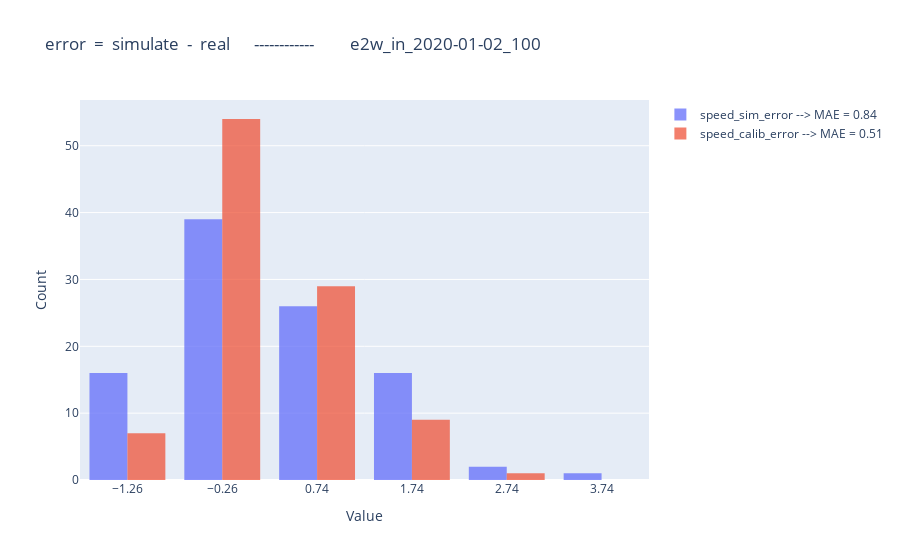

The notebook cell this image was saved under:
### Code cell
import plotly.graph_objects as go

fig = go.Figure()

xbins=dict(
        start=start,  # Bin start
        end=end,    # Bin end
        size=1    # Bin size (width of each bin)
    )
sim_MAE = round(abs(compare_df['speed_sim_error']).mean(),2)
calib_MAE = round(abs(compare_df['speed_calib_error']).mean(),2)
fig.add_trace(go.Histogram(x=compare_df['speed_sim_error'], name=f"speed_sim_error --> MAE = {sim_MAE}", opacity=0.75, xbins=xbins))
fig.add_trace(go.Histogram(x=compare_df['speed_calib_error'], name=f"speed_calib_error --> MAE = {calib_MAE}", opacity=0.75, xbins=xbins))

fig.update_layout(
    barmode='group',  # Use 'overlay' if you want stacked look
    xaxis_title='Value',
    yaxis_title='Count',
    title=f"error  =  simulate  -  real      ------------         {postfix}"
)

fig.show()
fig.write_html(f"diagram/hist_speed_error_{postfix}.html")

### Figure 1 — Plotly figure (JSON) as saved in the notebook; plotly's stock layout.template omitted (floating-point values rounded to 4 significant figures)
{"data": [{"name": "speed_sim_error --> MAE = 0.84", "opacity": 0.75, "type": "histogram", "x": [0.4367, -0.4244, 3.711, 1.461, 1.409, 2.353, 0.4744, 1.866, -0.7133, 0.1522, 0.6444, 0.9889, -0.1844, -1.761, 0.7011, -0.3322, 0.8144, 1.593, 1.178, 0.1544, 0.2433, 0.05889, -1.288, -0.6056, -1.298, -0.8667, 0.6389, 1.728, -1.594, 0.1456, -1.128, 0.6011, 0.5167, 0.4456, 2.022, 1.932, -0.5956, -0.2944, -0.4256, 2.999, 1.999, 0.89, 0.05667, -0.3944, -1.508, -0.2722, 0.6078, -0.9889, -0.8833, -0.5322, 0.2578, 0.01667, -1.332, -0.9589, 1.468, 2.198, 1.656, 1.96, 0.04111, 0.23, 1.454, 0.3967, -0.7467, -1.364, -0.1222, 0.1267, 0.8456, -0.6767, -0.1222, -0.05111, 1.05, -0.19, 0.8456, 0.8456, -0.36, -0.6911, -0.7478, 0.7844, -1.109, 0.2644, -0.09111, 1.262, 1.287, 0.3567, 0.09333, -0.1489, -0.3889, 2.199, 0.06444, 0.1667, -0.85, -0.1378, -0.5411, 0.3578, -1.206, 0.5578, -1.218, -0.5778, -0.1356, 0.8233], "xbins": {"end": 3.711, "size": 1, "start": -1.761}}, {"name": "speed_calib_error --> MAE = 0.51", "opacity": 0.75, "type": "histogram", "x": [-0.4226, -0.3895, 1.658, 0.8601, 1.296, 1.869, 0.04667, 0.9532, -0.8218, 0.317, 0.1448, 0.2069, -0.2834, 0.3561, 0.6019, 0.5799, -0.1082, 0.9853, 0.8398, 1.435, 0.2198, -0.5158, 0.2365, -0.1378, 0.6002, -0.8802, 0.7121, -0.0288, -1.269, 0.1729, -0.08668, 0.04252, -0.1579, 0.07048, -0.3734, 0.02331, 0.2265, -0.1892, -0.3969, 2.418, 1.957, 1.026, 0.5077, -1.057, -0.7993, 0.432, 0.4055, -0.04465, 0.1844, 0.1582, 0.3831, 0.1561, -0.2292, 0.2331, -0.4409, 1.344, 0.9182, 1.652, 0.3982, 0.4414, -0.7787, 0.318, 0.2399, -0.7151, -0.05588, -0.1796, 0.4173, -0.1709, 0.1575, -0.3468, 0.3004, 0.2423, 0.3802, -0.2703, -0.09045, -0.6755, -0.08941, 1.435, -0.4146, 0.1364, -0.3484, 0.9965, -0.4545, -0.04032, 0.004162, 0.6687, -0.4291, -0.2561, 0.06711, 0.1139, 0.2441, 0.2033, 0.1477, 1.385, -0.8664, -0.3607, 0.3071, -0.07987, 0.3857, 0.1769], "xbins": {"end": 3.711, "size": 1, "start": -1.761}}], "layout": {"barmode": "group", "title": {"text": "error  =  simulate  -  real      ------------         e2w_in_2020-01-02_100"}, "xaxis": {"title": {"text": "Value"}}, "yaxis": {"title": {"text": "Count"}}}}
